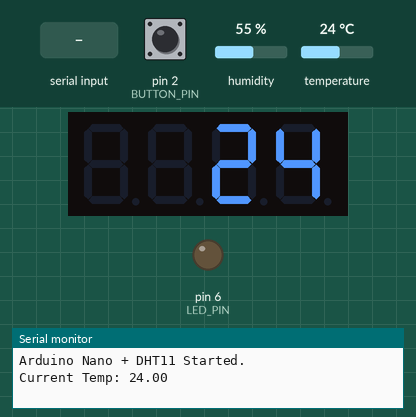
A sketch run on a simulated Arduino Nano, built with avr-gcc and run on an emulated ATmega328P. Parts: 4-digit seven-segment display, output pins drawn as LEDs (lit = HIGH), the last lines printed to the serial monitor. The test bench sets the inputs (shaded band); at power-on: pin 2 (BUTTON_PIN) HIGH, temperature 24 °C, humidity 55 %.

Above: at 2.6 s.
2.7 s: pin 2 (BUTTON_PIN) pulled LOW for 0.15 s
At 3.9 s:
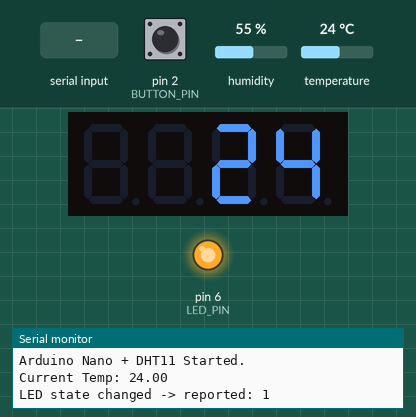
4.3 s: temperature set to 12 °C
At 6.7 s:
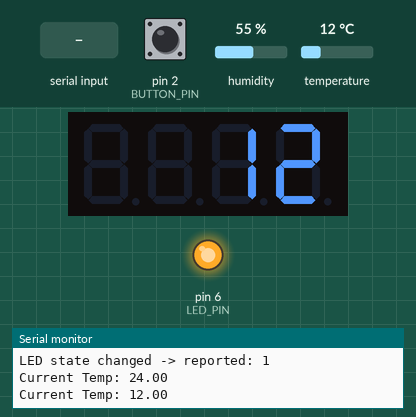
7.5 s: temperature set to 19 °C
At 10.9 s:
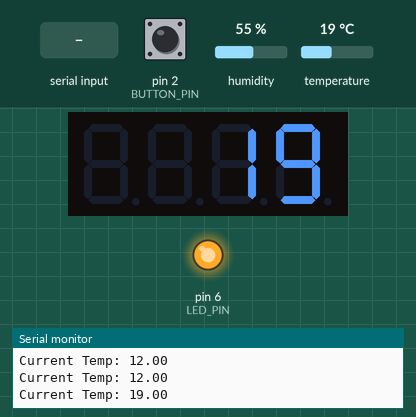
11.5 s: "0" received over the second serial link
At 11.9 s:
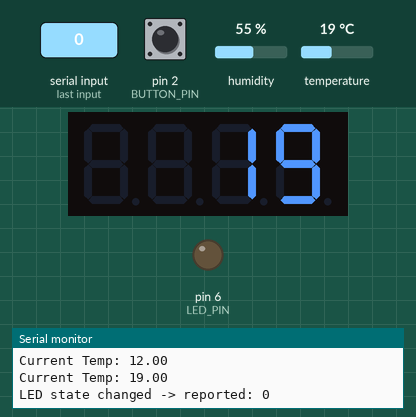
13.0 s: temperature set to 28 °C
At 15.2 s:
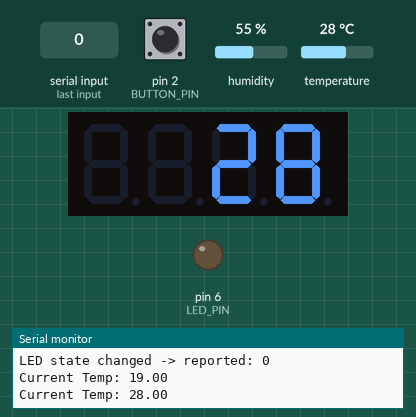
15.5 s: pin 2 (BUTTON_PIN) pulled LOW for 1 s
At 16.1 s:
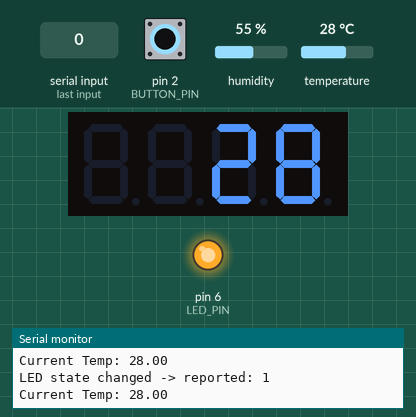
Timing chart, 0 to 18.5 s (numbered marks = the images above; inputs shaded):
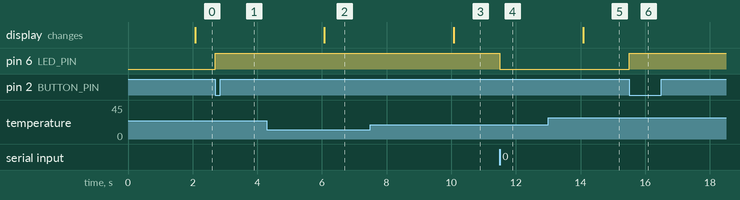

Measured:
- after the input at 2.7 s, pin 6 (LED_PIN): LOW → HIGH at once
- after the input at 4.3 s, the display: changes after 1.8 s (image 2)
- after the input at 7.5 s, the display: changes after 2.6 s (image 3)
- after the input at 11.5 s, pin 6 (LED_PIN): HIGH → LOW at once
- after the input at 13.0 s, the display: changes after 1.1 s (image 5)
- after the input at 15.5 s, pin 6 (LED_PIN): LOW → HIGH at once

The sketch:

nano.ino
```cpp
#include <SoftwareSerial.h>
#include <TM1637Display.h>
#include <DHT.h>

// --- Pin definitions ---
#define BUTTON_PIN 2    // Push button SW4 (INT0)
#define DHTPIN 3        // DHT11 temperature sensor
#define CLK_PIN 4       // Display (CLK)
#define DIO_PIN 5       // Display (DIN/DIO)
#define LED_PIN 6       // LED
#define RX_PIN 10       // Connects to TX of ESP32
#define TX_PIN 11       // Connects to RX of ESP32

// --- DHT sensor setup ---
#define DHTTYPE DHT11
DHT dht(DHTPIN, DHTTYPE);

// --- Communication and display objects ---
SoftwareSerial espSerial(RX_PIN, TX_PIN);
TM1637Display display(CLK_PIN, DIO_PIN);

// --- State variables ---
bool isAutoMode = false;
float thresholdTemp = 24.0;
volatile bool ledState = false;     // shared with the button ISR
float currentTemp = 0.0;
bool actualLedState = false;        // last physical LED state reported to the ESP32 (keeps the app button in sync)

// --- Timer1-based tick counter ---
// Timer1 runs in CTC mode with a prescaler of 64, generating an interrupt every 1ms.
// tickCount holds the number of milliseconds elapsed, incremented inside the Timer1 ISR.
volatile uint32_t tickCount = 0;

uint32_t lastTempReadTick = 0;
const uint32_t tempReadInterval = 2000;   // read temperature every 2000 ticks (2 seconds)

// --- Button debounce, based on tickCount ---
volatile uint32_t lastInterruptTick = 0;
const uint16_t debounceTicks = 50;        // 50 ticks = 50ms

// ---------------------------------------------------------------------------
// Timer1 setup: CTC mode, prescaler 64 -> interrupt every 1ms (at 16MHz)
// 16,000,000 / 64 = 250,000 ticks/sec -> OCR1A = 250-1 = 249 -> 1000Hz
// ---------------------------------------------------------------------------
void setupTimer1() {
  cli();
  TCCR1A = 0;
  TCCR1B = 0;
  TCNT1  = 0;
  OCR1A  = 249;                          // compare value -> interrupt every 1ms
  TCCR1B |= (1 << WGM12);                // CTC mode (Clear Timer on Compare)
  TCCR1B |= (1 << CS11) | (1 << CS10);   // prescaler 64
  TIMSK1 |= (1 << OCIE1A);               // enable Compare Match A interrupt
  sei();
}

// Timer1 ISR - runs every 1ms, increments the tick counter
ISR(TIMER1_COMPA_vect) {
  tickCount++;
}

// ---------------------------------------------------------------------------
// Button ISR - triggered on FALLING edge (pin 2 = INT0).
// Debounced using tickCount: a press is only accepted if enough ticks have
// passed since the last accepted press.
// ---------------------------------------------------------------------------
void buttonISR() {
  uint32_t now = tickCount;
  if ((now - lastInterruptTick) >= debounceTicks) {
    if (!isAutoMode) {
      ledState = !ledState;
    }
    lastInterruptTick = now;
  }
}

void setup() {
  Serial.begin(9600);
  espSerial.begin(9600);
  dht.begin();             // initialize DHT11 sensor

  pinMode(LED_PIN, OUTPUT);
  pinMode(BUTTON_PIN, INPUT_PULLUP);

  display.setBrightness(0x0f);
  display.clear();

  setupTimer1();
  attachInterrupt(digitalPinToInterrupt(BUTTON_PIN), buttonISR, FALLING);

  Serial.println("Arduino Nano + DHT11 Started.");
}

void loop() {
  handleESPCommands();
  handleTemperatureAndDisplay();
  updateLedLogic();
}

// Reads one character from the ESP32 serial link and acts on it:
// '1'/'0' set ledState in manual mode, 'A'/'M' switch modes,
// 'T' reads the following integer as a new temperature threshold.
void handleESPCommands() {
  if (espSerial.available()) {
    char cmd = espSerial.read();

    switch (cmd) {
      case '1':
        if (!isAutoMode) ledState = true;
        break;
      case '0':
        if (!isAutoMode) ledState = false;
        break;
      case 'A':
        isAutoMode = true;
		espSerial.println("MODE:Auto");
        break;
      case 'M':
        isAutoMode = false;
		espSerial.println("MODE:Manual");
        break;
      case 'T':
        thresholdTemp = espSerial.parseInt();
        break;
    }
  }
}

// Every 2000 ticks (2 seconds), reads the DHT11 temperature, shows it on
// the 7-segment display, and sends it to the ESP32 as "TEMP:<value>".
// Skips the update (but doesn't retry immediately) if the sensor returns NaN.
void handleTemperatureAndDisplay() {
  // atomic read of tickCount (shared with the Timer1 ISR)
  cli();
  uint32_t now = tickCount;
  sei();

  if (now - lastTempReadTick >= tempReadInterval) {
    lastTempReadTick = now;

    // read temperature from the DHT11 sensor
    float t = dht.readTemperature();

    // check if the reading is valid
    if (isnan(t)) {
      Serial.println("Failed to read from DHT sensor!");
      return;
    }

    currentTemp = t;

    // show on the 7-segment display
    display.showNumberDec((int)currentTemp, false);

    // send to the ESP32
    espSerial.print("TEMP:");
    espSerial.println(currentTemp);

    Serial.print("Current Temp: ");
    Serial.println(currentTemp);
  }
}

// Determines the correct LED state based on the current mode:
// auto -> LED on if temp >= threshold; manual -> LED follows ledState.
// Writes to the LED pin, and if the state changed, reports it to the ESP32 as "LED:<0|1>".
void updateLedLogic() {
  bool newState;

  if (isAutoMode) {
    newState = (currentTemp >= thresholdTemp);
  } else {
    newState = ledState;
  }

  digitalWrite(LED_PIN, newState ? HIGH : LOW);

  // if the physical LED state changed (switch, app, or automatic by temperature),
  // report it to the ESP32 so the app can sync its button color with the real LED state.
  if (newState != actualLedState) {
    actualLedState = newState;
    espSerial.print("LED:");
    espSerial.println(actualLedState ? 1 : 0);

    Serial.print("LED state changed -> reported: ");
    Serial.println(actualLedState);
  }
}
```
